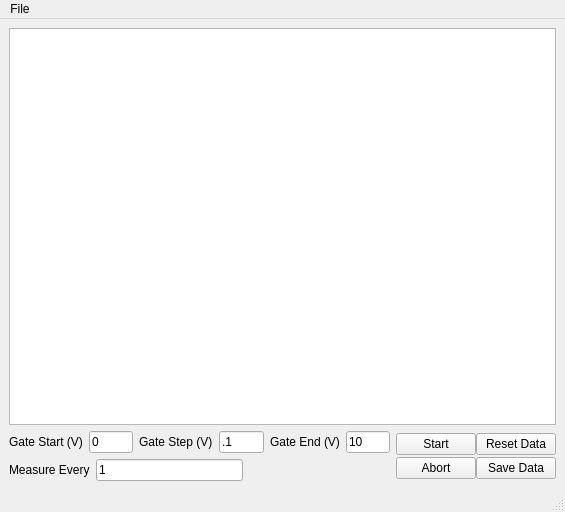
<?xml version="1.0" encoding="UTF-8"?>
<ui version="4.0">
 <class>MainWindow</class>
 <widget class="QMainWindow" name="MainWindow">
  <property name="geometry">
   <rect>
    <x>0</x>
    <y>0</y>
    <width>565</width>
    <height>512</height>
   </rect>
  </property>
  <property name="windowTitle">
   <string>SR830 Measurement</string>
  </property>
  <widget class="QWidget" name="centralwidget">
   <layout class="QVBoxLayout" name="verticalLayout">
    <item>
     <widget class="PlotWidget" name="gResistance">
      <property name="sizePolicy">
       <sizepolicy hsizetype="Expanding" vsizetype="Expanding">
        <horstretch>0</horstretch>
        <verstretch>1</verstretch>
       </sizepolicy>
      </property>
     </widget>
    </item>
    <item>
     <layout class="QHBoxLayout" name="horizontalLayout_2">
      <item>
       <layout class="QVBoxLayout" name="verticalLayout_2">
        <item>
         <layout class="QHBoxLayout" name="horizontalLayout">
          <item>
           <widget class="QLabel" name="label">
            <property name="text">
             <string>Gate Start (V)</string>
            </property>
           </widget>
          </item>
          <item>
           <widget class="QFNumberEdit" name="tGateStart">
            <property name="text">
             <string>0</string>
            </property>
           </widget>
          </item>
          <item>
           <widget class="QLabel" name="label_2">
            <property name="text">
             <string>Gate Step (V)</string>
            </property>
           </widget>
          </item>
          <item>
           <widget class="QFNumberEdit" name="tGateStep">
            <property name="text">
             <string>.1</string>
            </property>
           </widget>
          </item>
          <item>
           <widget class="QLabel" name="label_3">
            <property name="text">
             <string>Gate End (V)</string>
            </property>
           </widget>
          </item>
          <item>
           <widget class="QFNumberEdit" name="tGateEnd">
            <property name="text">
             <string>10</string>
            </property>
           </widget>
          </item>
          <item>
           <spacer name="horizontalSpacer_2">
            <property name="orientation">
             <enum>Qt::Horizontal</enum>
            </property>
            <property name="sizeHint" stdset="0">
             <size>
              <width>40</width>
              <height>20</height>
             </size>
            </property>
           </spacer>
          </item>
         </layout>
        </item>
        <item>
         <layout class="QHBoxLayout" name="horizontalLayout_3">
          <item>
           <widget class="QLabel" name="label_4">
            <property name="text">
             <string>Measure Every</string>
            </property>
           </widget>
          </item>
          <item>
           <widget class="QINumberEdit" name="tMeasureEvery">
            <property name="text">
             <string>1</string>
            </property>
           </widget>
          </item>
          <item>
           <spacer name="horizontalSpacer">
            <property name="orientation">
             <enum>Qt::Horizontal</enum>
            </property>
            <property name="sizeHint" stdset="0">
             <size>
              <width>40</width>
              <height>20</height>
             </size>
            </property>
           </spacer>
          </item>
         </layout>
        </item>
       </layout>
      </item>
      <item>
       <layout class="QGridLayout" name="gridLayout">
        <property name="spacing">
         <number>0</number>
        </property>
        <item row="0" column="0">
         <widget class="QPushButton" name="bStartScan">
          <property name="sizePolicy">
           <sizepolicy hsizetype="Minimum" vsizetype="Minimum">
            <horstretch>0</horstretch>
            <verstretch>0</verstretch>
           </sizepolicy>
          </property>
          <property name="text">
           <string>Start</string>
          </property>
         </widget>
        </item>
        <item row="1" column="0">
         <widget class="QPushButton" name="bAbortScan">
          <property name="text">
           <string>Abort</string>
          </property>
         </widget>
        </item>
        <item row="0" column="1">
         <widget class="QPushButton" name="bResetData">
          <property name="text">
           <string>Reset Data</string>
          </property>
         </widget>
        </item>
        <item row="1" column="1">
         <widget class="QPushButton" name="bSaveData">
          <property name="text">
           <string>Save Data</string>
          </property>
         </widget>
        </item>
       </layout>
      </item>
     </layout>
    </item>
   </layout>
  </widget>
  <widget class="QMenuBar" name="menubar">
   <property name="geometry">
    <rect>
     <x>0</x>
     <y>0</y>
     <width>565</width>
     <height>21</height>
    </rect>
   </property>
   <widget class="QMenu" name="menuFile">
    <property name="title">
     <string>File</string>
    </property>
    <addaction name="mFileSettings"/>
    <addaction name="mFileExit"/>
   </widget>
   <addaction name="menuFile"/>
  </widget>
  <widget class="QStatusBar" name="statusbar"/>
  <action name="mFileSettings">
   <property name="text">
    <string>Settings...</string>
   </property>
  </action>
  <action name="mFileExit">
   <property name="text">
    <string>Exit</string>
   </property>
  </action>
 </widget>
 <customwidgets>
  <customwidget>
   <class>PlotWidget</class>
   <extends>QGraphicsView</extends>
   <header>pyqtgraph</header>
  </customwidget>
  <customwidget>
   <class>QFNumberEdit</class>
   <extends>QLineEdit</extends>
   <header>customQt</header>
  </customwidget>
  <customwidget>
   <class>QINumberEdit</class>
   <extends>QLineEdit</extends>
   <header>customQt</header>
  </customwidget>
 </customwidgets>
 <resources/>
 <connections/>
</ui>
